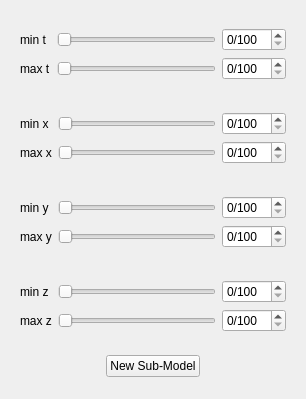
<?xml version="1.0" encoding="UTF-8"?>
<ui version="4.0">
 <class>Form</class>
 <widget class="QWidget" name="Form">
  <property name="geometry">
   <rect>
    <x>0</x>
    <y>0</y>
    <width>306</width>
    <height>399</height>
   </rect>
  </property>
  <property name="sizePolicy">
   <sizepolicy hsizetype="Preferred" vsizetype="Minimum">
    <horstretch>0</horstretch>
    <verstretch>0</verstretch>
   </sizepolicy>
  </property>
  <property name="windowTitle">
   <string>Form</string>
  </property>
  <layout class="QGridLayout" name="gridLayout_5">
   <item row="0" column="0">
    <widget class="QWidget" name="widget_t" native="true">
     <property name="sizePolicy">
      <sizepolicy hsizetype="Preferred" vsizetype="Fixed">
       <horstretch>0</horstretch>
       <verstretch>0</verstretch>
      </sizepolicy>
     </property>
     <layout class="QGridLayout" name="gridLayout">
      <item row="0" column="0">
       <widget class="QLabel" name="labelMinT">
        <property name="text">
         <string>min t</string>
        </property>
       </widget>
      </item>
      <item row="0" column="1">
       <widget class="QSlider" name="_minSliderT">
        <property name="minimumSize">
         <size>
          <width>100</width>
          <height>0</height>
         </size>
        </property>
        <property name="orientation">
         <enum>Qt::Horizontal</enum>
        </property>
       </widget>
      </item>
      <item row="0" column="2">
       <widget class="QSpinBox" name="_minSpinT">
        <property name="sizePolicy">
         <sizepolicy hsizetype="Fixed" vsizetype="Fixed">
          <horstretch>0</horstretch>
          <verstretch>0</verstretch>
         </sizepolicy>
        </property>
        <property name="suffix">
         <string>/100</string>
        </property>
        <property name="prefix">
         <string/>
        </property>
       </widget>
      </item>
      <item row="1" column="0">
       <widget class="QLabel" name="labelMaxT">
        <property name="text">
         <string>max t</string>
        </property>
       </widget>
      </item>
      <item row="1" column="1">
       <widget class="QSlider" name="_maxSliderT">
        <property name="minimumSize">
         <size>
          <width>100</width>
          <height>0</height>
         </size>
        </property>
        <property name="orientation">
         <enum>Qt::Horizontal</enum>
        </property>
       </widget>
      </item>
      <item row="1" column="2">
       <widget class="QSpinBox" name="_maxSpinT">
        <property name="sizePolicy">
         <sizepolicy hsizetype="Fixed" vsizetype="Fixed">
          <horstretch>0</horstretch>
          <verstretch>0</verstretch>
         </sizepolicy>
        </property>
        <property name="suffix">
         <string>/100</string>
        </property>
       </widget>
      </item>
     </layout>
    </widget>
   </item>
   <item row="1" column="0">
    <widget class="QWidget" name="widget_x" native="true">
     <property name="sizePolicy">
      <sizepolicy hsizetype="Preferred" vsizetype="Fixed">
       <horstretch>0</horstretch>
       <verstretch>0</verstretch>
      </sizepolicy>
     </property>
     <layout class="QGridLayout" name="gridLayout_2">
      <item row="0" column="0">
       <widget class="QLabel" name="labelMinX">
        <property name="text">
         <string>min x</string>
        </property>
       </widget>
      </item>
      <item row="0" column="1">
       <widget class="QSlider" name="_minSliderX">
        <property name="minimumSize">
         <size>
          <width>100</width>
          <height>0</height>
         </size>
        </property>
        <property name="orientation">
         <enum>Qt::Horizontal</enum>
        </property>
       </widget>
      </item>
      <item row="0" column="2">
       <widget class="QSpinBox" name="_minSpinX">
        <property name="sizePolicy">
         <sizepolicy hsizetype="Fixed" vsizetype="Fixed">
          <horstretch>0</horstretch>
          <verstretch>0</verstretch>
         </sizepolicy>
        </property>
        <property name="suffix">
         <string>/100</string>
        </property>
        <property name="prefix">
         <string/>
        </property>
       </widget>
      </item>
      <item row="1" column="0">
       <widget class="QLabel" name="labelMaxX">
        <property name="text">
         <string>max x</string>
        </property>
       </widget>
      </item>
      <item row="1" column="1">
       <widget class="QSlider" name="_maxSliderX">
        <property name="minimumSize">
         <size>
          <width>100</width>
          <height>0</height>
         </size>
        </property>
        <property name="orientation">
         <enum>Qt::Horizontal</enum>
        </property>
       </widget>
      </item>
      <item row="1" column="2">
       <widget class="QSpinBox" name="_maxSpinX">
        <property name="sizePolicy">
         <sizepolicy hsizetype="Fixed" vsizetype="Fixed">
          <horstretch>0</horstretch>
          <verstretch>0</verstretch>
         </sizepolicy>
        </property>
        <property name="suffix">
         <string>/100</string>
        </property>
       </widget>
      </item>
     </layout>
    </widget>
   </item>
   <item row="2" column="0">
    <widget class="QWidget" name="widget_y" native="true">
     <property name="sizePolicy">
      <sizepolicy hsizetype="Preferred" vsizetype="Fixed">
       <horstretch>0</horstretch>
       <verstretch>0</verstretch>
      </sizepolicy>
     </property>
     <layout class="QGridLayout" name="gridLayout_3">
      <item row="0" column="0">
       <widget class="QLabel" name="labelMinY">
        <property name="text">
         <string>min y</string>
        </property>
       </widget>
      </item>
      <item row="0" column="1">
       <widget class="QSlider" name="_minSliderY">
        <property name="minimumSize">
         <size>
          <width>100</width>
          <height>0</height>
         </size>
        </property>
        <property name="orientation">
         <enum>Qt::Horizontal</enum>
        </property>
       </widget>
      </item>
      <item row="0" column="2">
       <widget class="QSpinBox" name="_minSpinY">
        <property name="sizePolicy">
         <sizepolicy hsizetype="Maximum" vsizetype="Fixed">
          <horstretch>0</horstretch>
          <verstretch>0</verstretch>
         </sizepolicy>
        </property>
        <property name="suffix">
         <string>/100</string>
        </property>
        <property name="prefix">
         <string/>
        </property>
       </widget>
      </item>
      <item row="1" column="0">
       <widget class="QLabel" name="labelMaxY">
        <property name="text">
         <string>max y</string>
        </property>
       </widget>
      </item>
      <item row="1" column="1">
       <widget class="QSlider" name="_maxSliderY">
        <property name="minimumSize">
         <size>
          <width>100</width>
          <height>0</height>
         </size>
        </property>
        <property name="orientation">
         <enum>Qt::Horizontal</enum>
        </property>
       </widget>
      </item>
      <item row="1" column="2">
       <widget class="QSpinBox" name="_maxSpinY">
        <property name="sizePolicy">
         <sizepolicy hsizetype="Maximum" vsizetype="Fixed">
          <horstretch>0</horstretch>
          <verstretch>0</verstretch>
         </sizepolicy>
        </property>
        <property name="suffix">
         <string>/100</string>
        </property>
       </widget>
      </item>
     </layout>
    </widget>
   </item>
   <item row="3" column="0">
    <widget class="QWidget" name="widget_z" native="true">
     <property name="sizePolicy">
      <sizepolicy hsizetype="Preferred" vsizetype="Fixed">
       <horstretch>0</horstretch>
       <verstretch>0</verstretch>
      </sizepolicy>
     </property>
     <layout class="QGridLayout" name="gridLayout_4">
      <item row="0" column="0">
       <widget class="QLabel" name="labelMinZ">
        <property name="text">
         <string>min z</string>
        </property>
       </widget>
      </item>
      <item row="0" column="1">
       <widget class="QSlider" name="_minSliderZ">
        <property name="minimumSize">
         <size>
          <width>100</width>
          <height>0</height>
         </size>
        </property>
        <property name="orientation">
         <enum>Qt::Horizontal</enum>
        </property>
       </widget>
      </item>
      <item row="0" column="2">
       <widget class="QSpinBox" name="_minSpinZ">
        <property name="enabled">
         <bool>true</bool>
        </property>
        <property name="sizePolicy">
         <sizepolicy hsizetype="Maximum" vsizetype="Fixed">
          <horstretch>0</horstretch>
          <verstretch>0</verstretch>
         </sizepolicy>
        </property>
        <property name="suffix">
         <string>/100</string>
        </property>
        <property name="prefix">
         <string/>
        </property>
       </widget>
      </item>
      <item row="1" column="0">
       <widget class="QLabel" name="labelMaxZ">
        <property name="text">
         <string>max z</string>
        </property>
       </widget>
      </item>
      <item row="1" column="1">
       <widget class="QSlider" name="_maxSliderZ">
        <property name="minimumSize">
         <size>
          <width>100</width>
          <height>0</height>
         </size>
        </property>
        <property name="orientation">
         <enum>Qt::Horizontal</enum>
        </property>
       </widget>
      </item>
      <item row="1" column="2">
       <widget class="QSpinBox" name="_maxSpinZ">
        <property name="sizePolicy">
         <sizepolicy hsizetype="Maximum" vsizetype="Fixed">
          <horstretch>0</horstretch>
          <verstretch>0</verstretch>
         </sizepolicy>
        </property>
        <property name="suffix">
         <string>/100</string>
        </property>
       </widget>
      </item>
     </layout>
    </widget>
   </item>
   <item row="4" column="0">
    <layout class="QHBoxLayout" name="horizontalLayout">
     <item>
      <spacer name="horizontalSpacer">
       <property name="orientation">
        <enum>Qt::Horizontal</enum>
       </property>
       <property name="sizeHint" stdset="0">
        <size>
         <width>40</width>
         <height>20</height>
        </size>
       </property>
      </spacer>
     </item>
     <item>
      <widget class="QPushButton" name="ApplyButton">
       <property name="sizePolicy">
        <sizepolicy hsizetype="Maximum" vsizetype="Fixed">
         <horstretch>0</horstretch>
         <verstretch>0</verstretch>
        </sizepolicy>
       </property>
       <property name="text">
        <string>New Sub-Model</string>
       </property>
      </widget>
     </item>
     <item>
      <spacer name="horizontalSpacer_2">
       <property name="orientation">
        <enum>Qt::Horizontal</enum>
       </property>
       <property name="sizeHint" stdset="0">
        <size>
         <width>40</width>
         <height>20</height>
        </size>
       </property>
      </spacer>
     </item>
    </layout>
   </item>
  </layout>
 </widget>
 <resources/>
 <connections/>
</ui>
